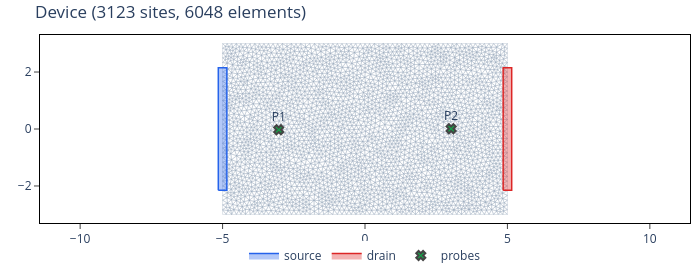

Write notebook code for a chart like this one.
### Markdown cell above
## Plot Mesh

### Code cell
mx, my = [], []
for tri in elements:
    for j in range(3):
        p0, p1 = sites[tri[j]], sites[tri[(j + 1) % 3]]
        mx += [p0[0], p1[0], None]
        my += [p0[1], p1[1], None]

fig = go.Figure()
fig.add_trace(go.Scatter(
    x=mx, y=my, mode="lines",
    line=dict(width=0.3, color="#94a3b8"),
    hoverinfo="skip", showlegend=False,
))

ec = {
    "source": ("#2563eb", "rgba(37,99,235,0.35)"),
    "drain": ("#dc2626", "rgba(220,38,38,0.35)"),
}
for t in terminals:
    idx = t["site_indices"]
    x0, x1 = sites[idx, 0].min(), sites[idx, 0].max()
    y0, y1 = sites[idx, 1].min(), sites[idx, 1].max()
    pad = 0.15
    lc, fc = ec.get(t["name"], ("#888", "rgba(136,136,136,0.35)"))
    fig.add_trace(go.Scatter(
        x=[x0 - pad, x1 + pad, x1 + pad, x0 - pad, x0 - pad],
        y=[y0 - pad, y0 - pad, y1 + pad, y1 + pad, y0 - pad],
        mode="lines", line=dict(width=1.5, color=lc), name=t["name"],
        fill="toself", fillcolor=fc,
    ))

fig.add_trace(go.Scatter(
    x=sites[probes, 0], y=sites[probes, 1],
    mode="markers+text",
    marker=dict(size=8, symbol="x", color="#16a34a", line_width=2),
    text=[f"P{i+1}" for i in range(len(probes))],
    textposition="top center", name="probes",
))

xmin, xmax = sites[:, 0].min(), sites[:, 0].max()
ymin, ymax = sites[:, 1].min(), sites[:, 1].max()
m = 0.3
fig.update_layout(
    title=f"Device ({len(sites)} sites, {len(elements)} elements)",
    xaxis=dict(range=[xmin - m, xmax + m], showline=True, linewidth=1,
               linecolor="black", mirror=True, ticks="outside"),
    yaxis=dict(scaleanchor="x", scaleratio=1, range=[ymin - m, ymax + m],
               showline=True, linewidth=1, linecolor="black", mirror=True, ticks="outside"),
    legend=dict(orientation="h", yanchor="bottom", y=-0.25, xanchor="center", x=0.5),
    margin=dict(l=40, r=10, t=35, b=50),
    height=280, width=700, plot_bgcolor="white",
)
fig

### Figure 1 — Plotly figure (JSON) as saved in the notebook; plotly's stock layout.template omitted (floating-point values rounded to 4 significant figures; data arrays with more than 128 entries replaced by an {"elided": "..."} marker saying what was removed)
{"data": [{"hoverinfo": "skip", "line": {"color": "#94a3b8", "width": 0.3}, "mode": "lines", "showlegend": false, "type": "scatter", "x": {"elided": "54432 float values"}, "y": {"elided": "54432 float values"}}, {"fill": "toself", "fillcolor": "rgba(37,99,235,0.35)", "line": {"color": "#2563eb", "width": 1.5}, "mode": "lines", "name": "source", "type": "scatter", "x": [-5.15, -4.85, -4.85, -5.15, -5.15], "y": [-2.15, -2.15, 2.15, 2.15, -2.15]}, {"fill": "toself", "fillcolor": "rgba(220,38,38,0.35)", "line": {"color": "#dc2626", "width": 1.5}, "mode": "lines", "name": "drain", "type": "scatter", "x": [4.85, 5.15, 5.15, 4.85, 4.85], "y": [-2.15, -2.15, 2.15, 2.15, -2.15]}, {"marker": {"color": "#16a34a", "line": {"width": 2}, "size": 8, "symbol": "x"}, "mode": "markers+text", "name": "probes", "text": ["P1", "P2"], "textposition": "top center", "type": "scatter", "x": [-3.029, 3.024], "y": [-0.0275, 0.009484]}], "layout": {"height": 280, "legend": {"orientation": "h", "x": 0.5, "xanchor": "center", "y": -0.25, "yanchor": "bottom"}, "margin": {"b": 50, "l": 40, "r": 10, "t": 35}, "plot_bgcolor": "white", "title": {"text": "Device (3123 sites, 6048 elements)"}, "width": 700, "xaxis": {"linecolor": "black", "linewidth": 1, "mirror": true, "range": [-5.3, 5.3], "showline": true, "ticks": "outside"}, "yaxis": {"linecolor": "black", "linewidth": 1, "mirror": true, "range": [-3.3, 3.3], "scaleanchor": "x", "scaleratio": 1, "showline": true, "ticks": "outside"}}}
